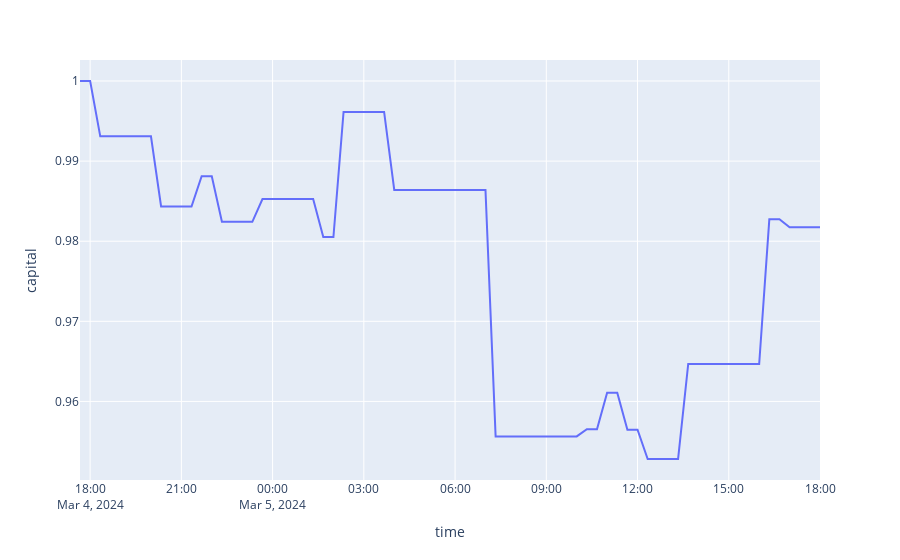

Here is the notebook cell this chart was saved with:
### Code cell
%load_ext autoreload
%autoreload 2

from exchange_data.data import OrderBookFrame
from exchange_data.data.backtest import Backtest
import pandas as pd
import numpy as np
import alog
import plotly.graph_objs as go
import plotly.express as px
import plotly as py
import plotly.offline as ofl
from plotly.offline import init_notebook_mode

init_notebook_mode(connected=True)
params = {
 'cache': False,
 'database_name': 'binance_futures',
 'depth': 124,
 'futures': False,
 'group_by': '7m',
 'interval': '1d',
 'max_volume_quantile': 0.99,
 'offset_interval': '0h',
 'plot': False,
 'round_decimals': 3,
 'sequence_length': 124,
 'symbol': 'UNFIUSDT',
 'window_size': '4h',
 'additional_group_by': '20Min',
 'frame_width': 299
}

df = Backtest(**params).frame
capital = 1
df['capital'] = 0
df_len = df.shape[0]
capital_ls = []
price_in = 0

for ix in range(0, df_len):
    if ix < df_len - 1:
        row = df.iloc[ix]
        #next_row = df.iloc[ix + 1]
        best_ask = row['best_ask']
        best_bid = row['best_bid']
        
        if row['prediction'] == 1:
            if price_in == 0:
                price_in = best_bid
        else:
            if price_in > 0:
                pnl = (price_in - best_ask) / price_in
                alog.info((price_in, best_ask, pnl))
                capital = capital + (capital * pnl * (1 - 0.005))
                
            price_in = 0
            
    #alog.info(capital)
    capital_ls.append(capital)

df['capital'] = np.asarray(capital_ls)

df=df.loc[:, df.columns!='orderbook_img']
px.line(df, y='capital')

### Figure 1 — Plotly figure (JSON) as saved in the notebook; plotly's stock layout.template omitted (floating-point values rounded to 4 significant figures)
{"data": [{"hovertemplate": "time=%{x}<br>capital=%{y}<extra></extra>", "legendgroup": "", "line": {"color": "#636efa", "dash": "solid"}, "marker": {"symbol": "circle"}, "mode": "lines", "name": "", "orientation": "v", "showlegend": false, "type": "scatter", "x": ["2024-03-04T17:40:00+00:00", "2024-03-04T18:00:00+00:00", "2024-03-04T18:20:00+00:00", "2024-03-04T18:40:00+00:00", "2024-03-04T19:00:00+00:00", "2024-03-04T19:20:00+00:00", "2024-03-04T19:40:00+00:00", "2024-03-04T20:00:00+00:00", "2024-03-04T20:20:00+00:00", "2024-03-04T20:40:00+00:00", "2024-03-04T21:00:00+00:00", "2024-03-04T21:20:00+00:00", "2024-03-04T21:40:00+00:00", "2024-03-04T22:00:00+00:00", "2024-03-04T22:20:00+00:00", "2024-03-04T22:40:00+00:00", "2024-03-04T23:00:00+00:00", "2024-03-04T23:20:00+00:00", "2024-03-04T23:40:00+00:00", "2024-03-05T00:00:00+00:00", "2024-03-05T00:20:00+00:00", "2024-03-05T00:40:00+00:00", "2024-03-05T01:00:00+00:00", "2024-03-05T01:20:00+00:00", "2024-03-05T01:40:00+00:00", "2024-03-05T02:00:00+00:00", "2024-03-05T02:20:00+00:00", "2024-03-05T02:40:00+00:00", "2024-03-05T03:00:00+00:00", "2024-03-05T03:20:00+00:00", "2024-03-05T03:40:00+00:00", "2024-03-05T04:00:00+00:00", "2024-03-05T04:20:00+00:00", "2024-03-05T04:40:00+00:00", "2024-03-05T05:00:00+00:00", "2024-03-05T05:20:00+00:00", "2024-03-05T05:40:00+00:00", "2024-03-05T06:00:00+00:00", "2024-03-05T06:20:00+00:00", "2024-03-05T06:40:00+00:00", "2024-03-05T07:00:00+00:00", "2024-03-05T07:20:00+00:00", "2024-03-05T07:40:00+00:00", "2024-03-05T08:00:00+00:00", "2024-03-05T08:20:00+00:00", "2024-03-05T08:40:00+00:00", "2024-03-05T09:00:00+00:00", "2024-03-05T09:20:00+00:00", "2024-03-05T09:40:00+00:00", "2024-03-05T10:00:00+00:00", "2024-03-05T10:20:00+00:00", "2024-03-05T10:40:00+00:00", "2024-03-05T11:00:00+00:00", "2024-03-05T11:20:00+00:00", "2024-03-05T11:40:00+00:00", "2024-03-05T12:00:00+00:00", "2024-03-05T12:20:00+00:00", "2024-03-05T12:40:00+00:00", "2024-03-05T13:00:00+00:00", "2024-03-05T13:20:00+00:00", "2024-03-05T13:40:00+00:00", "2024-03-05T14:00:00+00:00", "2024-03-05T14:20:00+00:00", "2024-03-05T14:40:00+00:00", "2024-03-05T15:00:00+00:00", "2024-03-05T15:20:00+00:00", "2024-03-05T15:40:00+00:00", "2024-03-05T16:00:00+00:00", "2024-03-05T16:20:00+00:00", "2024-03-05T16:40:00+00:00", "2024-03-05T17:00:00+00:00", "2024-03-05T17:20:00+00:00", "2024-03-05T17:40:00+00:00", "2024-03-05T18:00:00+00:00"], "xaxis": "x", "y": [1, 1, 0.9931, 0.9931, 0.9931, 0.9931, 0.9931, 0.9931, 0.9843, 0.9843, 0.9843, 0.9843, 0.9881, 0.9881, 0.9824, 0.9824, 0.9824, 0.9824, 0.9853, 0.9853, 0.9853, 0.9853, 0.9853, 0.9853, 0.9805, 0.9805, 0.9961, 0.9961, 0.9961, 0.9961, 0.9961, 0.9864, 0.9864, 0.9864, 0.9864, 0.9864, 0.9864, 0.9864, 0.9864, 0.9864, 0.9864, 0.9556, 0.9556, 0.9556, 0.9556, 0.9556, 0.9556, 0.9556, 0.9556, 0.9556, 0.9565, 0.9565, 0.9611, 0.9611, 0.9565, 0.9565, 0.9528, 0.9528, 0.9528, 0.9528, 0.9647, 0.9647, 0.9647, 0.9647, 0.9647, 0.9647, 0.9647, 0.9647, 0.9827, 0.9827, 0.9817, 0.9817, 0.9817, 0.9817], "yaxis": "y"}], "layout": {"autosize": true, "legend": {"tracegroupgap": 0}, "margin": {"t": 60}, "xaxis": {"anchor": "y", "autorange": true, "domain": [0, 1], "range": ["2024-03-04 17:40", "2024-03-05 18:00"], "title": {"text": "time"}, "type": "date"}, "yaxis": {"anchor": "x", "autorange": true, "domain": [0, 1], "range": [0.9502, 1.003], "title": {"text": "capital"}, "type": "linear"}}}
